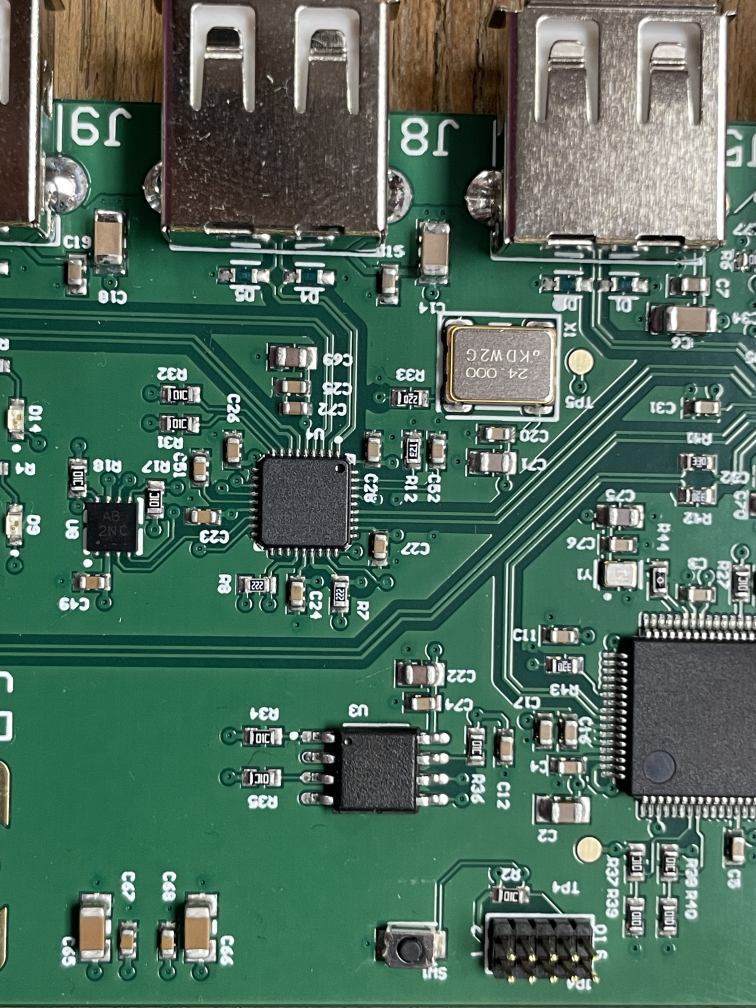
#> input picture resources/up-l.jpg, 3024 x 4032 px (shown at 1/4 size)
$ python stereo.py
#> lines starting #> are read from the running program, lines starting #| are printed output that depends on the picture
import numpy as np
import cv2 as cv
from matplotlib import pyplot as plt

def main():
    imgL = cv.imread('resources/up-l.jpg', cv.IMREAD_GRAYSCALE)
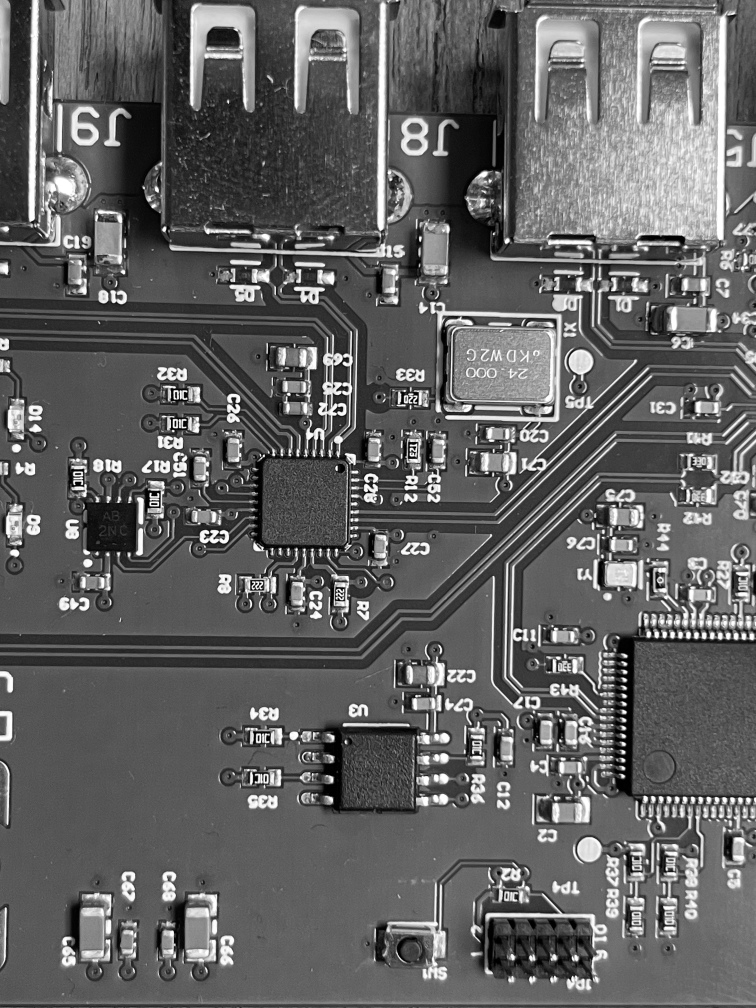
#> imgL: shape (4032, 3024) (shown at 1/4 size); min 0, max 255, mean 98.3
    imgR = cv.imread('resources/up-r.jpg', cv.IMREAD_GRAYSCALE)
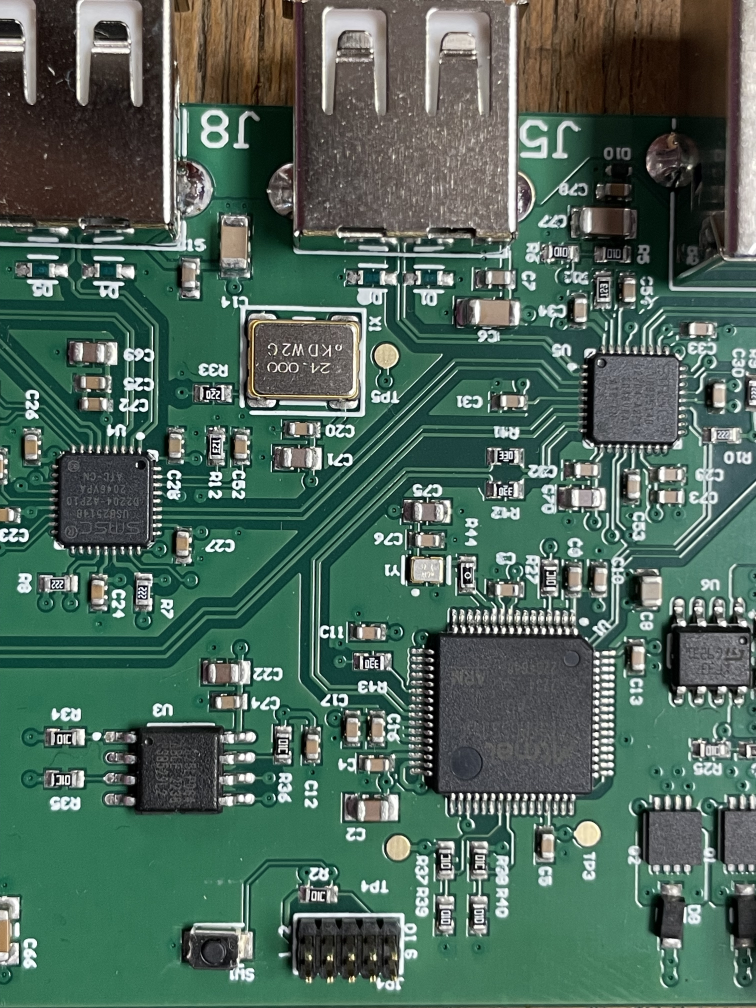
#> input picture resources/up-r.jpg, 3024 x 4032 px (shown at 1/4 size)
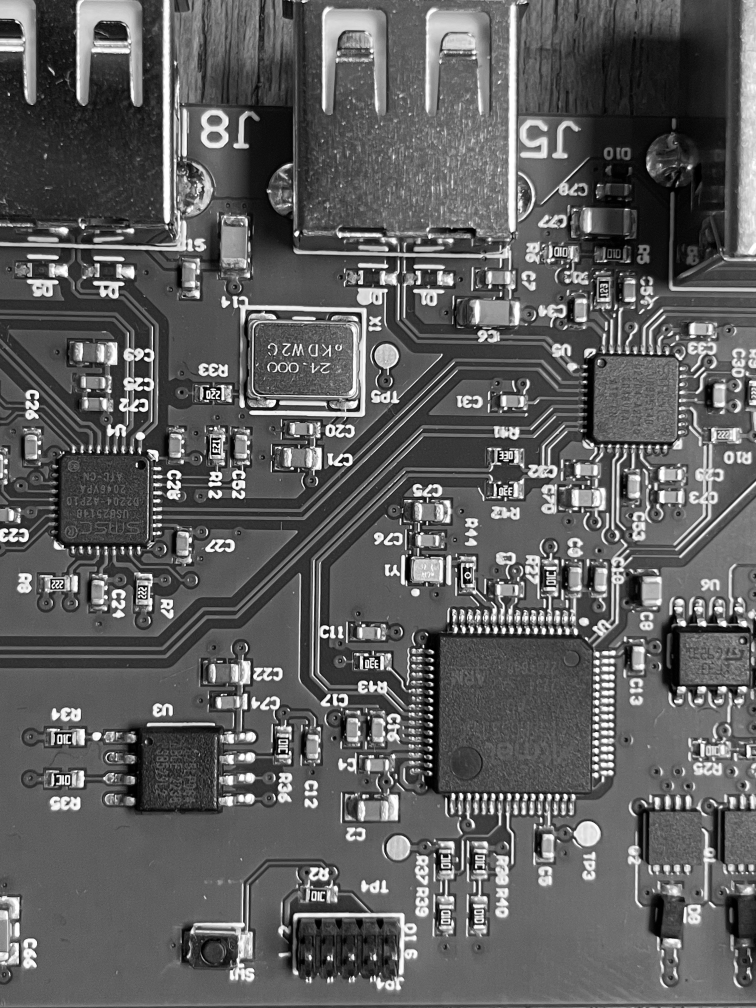
#> imgR: shape (4032, 3024) (shown at 1/4 size); min 0, max 255, mean 94.2
    stereo = cv.StereoBM_create(numDisparities=640, blockSize=15)
    disparity = stereo.compute(imgL,imgR)
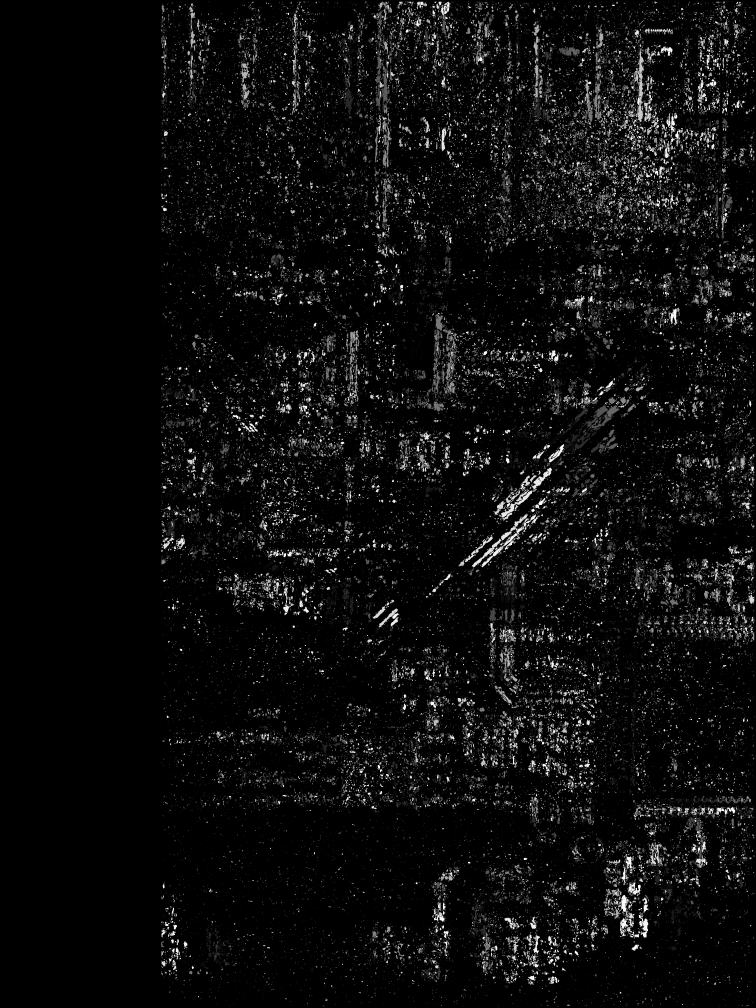
#> disparity: shape (4032, 3024) int16 (shown at 1/4 size); min -16, max 10224, mean 489.5; drawn with min black and max white
    plt.imshow(disparity,'gray')
    plt.show()

# Standard boilerplate to call the main() function to begin
# the program.
if __name__ == '__main__':
    main()
